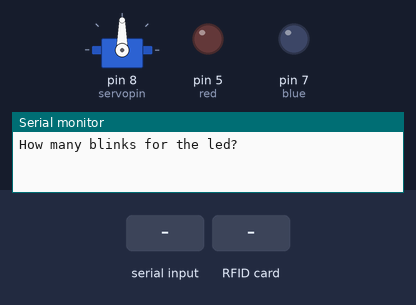
This sketch was run on a simulated Arduino Uno, built with avr-gcc and run on an emulated ATmega328P. Shown: servo, output pins drawn as LEDs (lit = HIGH), the last lines printed to the serial monitor. Dashed ring = blinking. Inputs (shaded band) come from the test bench. Pins used as bus, display or sensor lines are not drawn.

Above: at 1.0 s.
1.1 s: "BO AF 5E 4D" received over Serial
2.6 s: RFID card A4 14 31 5B held to the reader
At 3.0 s:
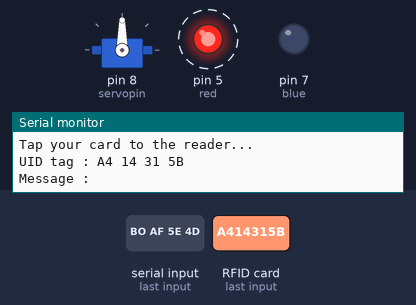
At 10.9 s:
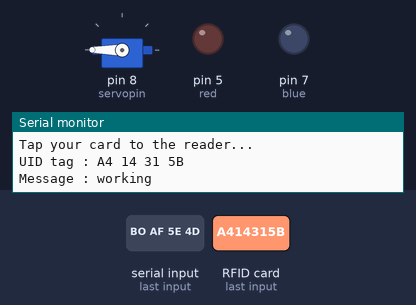
Timing chart, 0 to 11.6 s (numbered marks = the images above; inputs shaded):
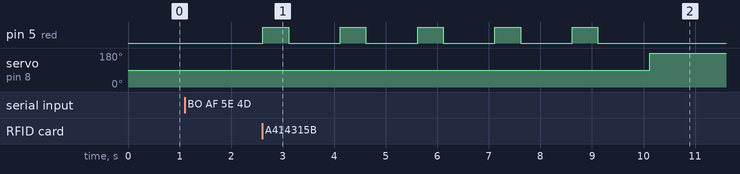

The sketch:

rfid.ino
```cpp
#include <SPI.h>
#include <MFRC522.h>
#include <Servo.h>

#define SS_PIN 10
#define RST_PIN 9
MFRC522 mfrc522(SS_PIN, RST_PIN);   // Create MFRC522 instance.
Servo servopin;
int red = 5;
int blue = 7;
int numblink;

void setup()
{
  servopin.attach(8);
  Serial.begin(9600);   // Initiate a serial communication
  SPI.begin();      // Initiate  SPI bus
  mfrc522.PCD_Init();   // Initiate MFRC522

   pinMode (red,OUTPUT);
  pinMode (blue,OUTPUT);
  Serial.println("How many blinks for the led?");
  while (Serial.available()==0){}
  numblink=Serial.parseInt();

  Serial.println("Tap your card to the reader...");
  Serial.println();


}
void loop()
{
  // Look for new cards
  if ( ! mfrc522.PICC_IsNewCardPresent())
  {
    return;
  }
  // Select one of the cards
  if ( ! mfrc522.PICC_ReadCardSerial())
  {
    return;
  }
  //Show UID on serial monitor
  Serial.print("UID tag :");
  String content= "";
  byte letter;
  for (byte i = 0; i < mfrc522.uid.size; i++)
  {
     Serial.print(mfrc522.uid.uidByte[i] < 0x10 ? " 0" : " ");
     Serial.print(mfrc522.uid.uidByte[i], HEX);
     content.concat(String(mfrc522.uid.uidByte[i] < 0x10 ? " 0" : " "));
     content.concat(String(mfrc522.uid.uidByte[i], HEX));
  }
  Serial.println();
  Serial.print("Message : ");
  content.toUpperCase();
  if (content.substring(1) == "BO AF 5E 4D") //change here the UID of the card/cards that you want to give access
  {
    for (int j =1; j<=numblink; j++){
      digitalWrite(blue,HIGH);
      delay(500);
      digitalWrite(blue,LOW);
      delay(500);
      if (numblink>0&&numblink<=5){
        servopin.write(90);

      }
      if (numblink>5){
        servopin.write(180);

      }
    }
    Serial.println("working");
    Serial.println();
    servopin.write(180);
    delay(500);

  }

   if (content.substring(1) == "A4 14 31 5B") //change here the UID of the card/cards that you want to give access
  {

    for( int j =1; j<=numblink; j++){
      digitalWrite(red,HIGH);
      delay(500);
      digitalWrite(red,LOW);
      delay(1000);
    }

  Serial.println("working");
    Serial.println();
    servopin.write(180);
    delay(500);

  }

 else   {
    Serial.println("electronics class");
    Serial.println(" you are  welcome");
    delay(500);
  }
}
```

Measured:
- after the input at 2.6 s, pin 5 (red): alternates HIGH for 0.50 s and LOW for 1.0 s, 10 changes in all, then stays LOW, starting at once; servo on pin 8 (servopin): 90° → 180° after 7.5 s
